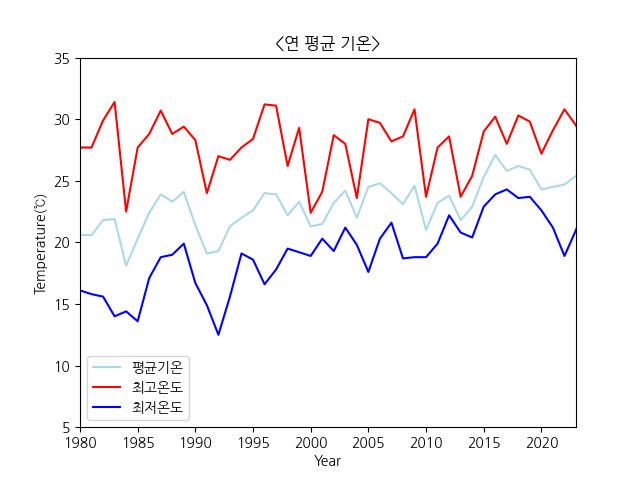

Recreate this plot in Python.
import os
import requests

import matplotlib.pyplot as plt
import numpy as np

url=" https://api.taegon.kr/stations/146/?sy=1980&ey=2023&format=csv"

filename="./hw18/weather_146_1980-2023.csv"

if not os.path.exists(filename):
    with open(filename,"w") as f:
        res =requests.get(url)
        f.write(res.text)

def read_col(filename, col_name):
    dataset=[]
    with open(filename) as f:
        lines=f.readlines()
        header=[x.strip() for x in lines[0].split(",")]
        col_idx=header.index(col_name)
        for line in lines[1:]:
            tokens=line.split(",")
            dataset.append(float(tokens[col_idx]))
    return dataset

def main():
    tavg=read_col(filename, "tavg")
    year_tavg=np.array(tavg)

    tmax=read_col(filename, "tmax")
    year_tmax=np.array(tmax)

    tmin=read_col(filename, "tmin")
    year_tmin=np.array(tmin)
    
    plt.rcParams['font.family'] = ['NanumGothic', 'sans-serif']
    plt.rcParams['axes.unicode_minus'] = True

    plt.plot(year_tavg, color="lightblue", label="평균기온")
    plt.plot(year_tmax, color="r", label="최고온도")
    plt.plot(year_tmin, color="b", label="최저온도")
     
    plt.ylabel("Temperature(℃)")
    plt.xlabel("Year")
    plt.xlim(1980,2023)

    plt.title("<연 평균 기온>")
    plt.legend()
    plt.savefig("./hw18/years_temp.png")

if __name__ == "__main__":
    main()